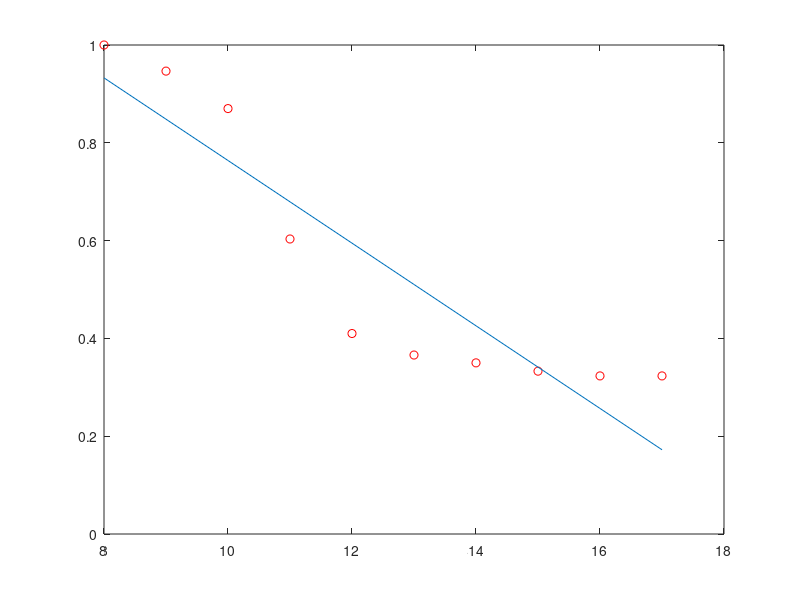

Write MATLAB code to recreate this figure.
y = [1.00 0.9466 0.87 0.6033 0.41 0.366 0.35 0.333 0.3233 0.3233 ] 
x = [8:1:17];
p=polyfit(x,y,1)
y_fit=polyval(p,x)
plot(x,y,'ro',x,y_fit)